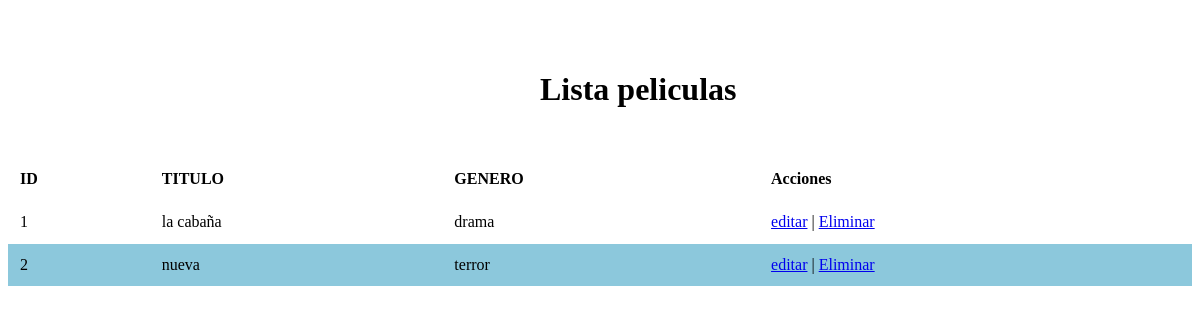
The page /vistapelicula on the database as committed earlier.
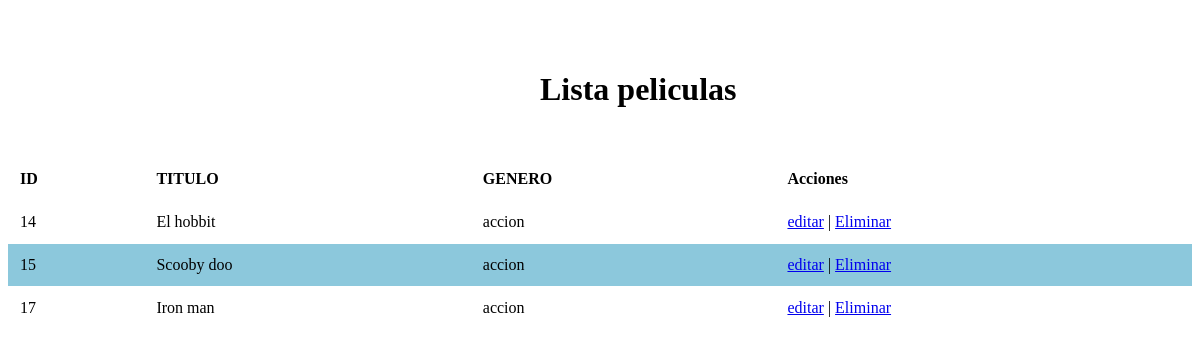
The same page on the database as committed later.
### tables this page shows
CREATE TABLE pelicula (id_pelicula INTEGER NOT NULL PRIMARY KEY AUTOINCREMENT, titulo VARCHAR (50) NOT NULL, genero VARCHAR (50) NOT NULL);

### main.py (the view)
@app.route('/vistapelicula')
def ver():
    if "usuario" in session and session["id_rol"] == 2 or 3:
        with sqlite3.connect("cineRoyal.db") as con:
                cursor = con.cursor()
                cursor.execute ("SELECT * FROM pelicula ")
                pelicula=cursor.fetchall()
                con.commit()
        return render_template("vistapelicula.html",pelicula=pelicula) #Respuesta
    else:
        return redirect("/")

### templates/vistapelicula.html (shortened to what this page needs)
<!DOCTYPE html>
<html lang="en">
<head>
</head>
<body>
    <h1>Lista peliculas</h1>
    <table class="tabla">
        <thead class="thead-light">
            <tr>
                <th>ID</th>
                <th>TITULO</th>
                <th>GENERO</th>
                <th>Acciones</th>
            </tr>
        </thead>
        <tbody>
            {% for pelicula in pelicula %}
            <tr>
                <td>{{pelicula[0]}}</td>
                <td>{{pelicula[1]}}</td>
                <td>{{pelicula[2]}}</td>
                <td> <a href="/edit/{{pelicula[0]}}">editar</a> |
                    <a href="/destroy/{{pelicula[0]}}">Eliminar</a>
                </td>
            </tr>
            {% endfor %}
        </tbody>
    </table>
</body>
</html>

### templates/vistapelicula.html (style rules this page uses)
.tabla { position: relative; top: 150px; border-collapse: collapse; width: 100%; }
th, td { padding: 12px; }
th { font-weight: bolder; text-align: left; border-bottom: solid 1px #fff; }
td { border-bottom: solid 1px #fff; }
tbody tr:nth-child(even) { background-color: rgb(140, 200, 220); }
h1 { position: absolute; left: 45%; top: 50px; }

Rows that differ between the two databases and show on the page:
removed pelicula: id_pelicula "1", titulo "la cabaña", genero "drama"
removed pelicula: id_pelicula "2", titulo "nueva", genero "terror"
added pelicula: id_pelicula "14", titulo "El hobbit", genero "accion"
added pelicula: id_pelicula "15", titulo "Scooby doo", genero "accion"
added pelicula: id_pelicula "17", titulo "Iron man", genero "accion"
